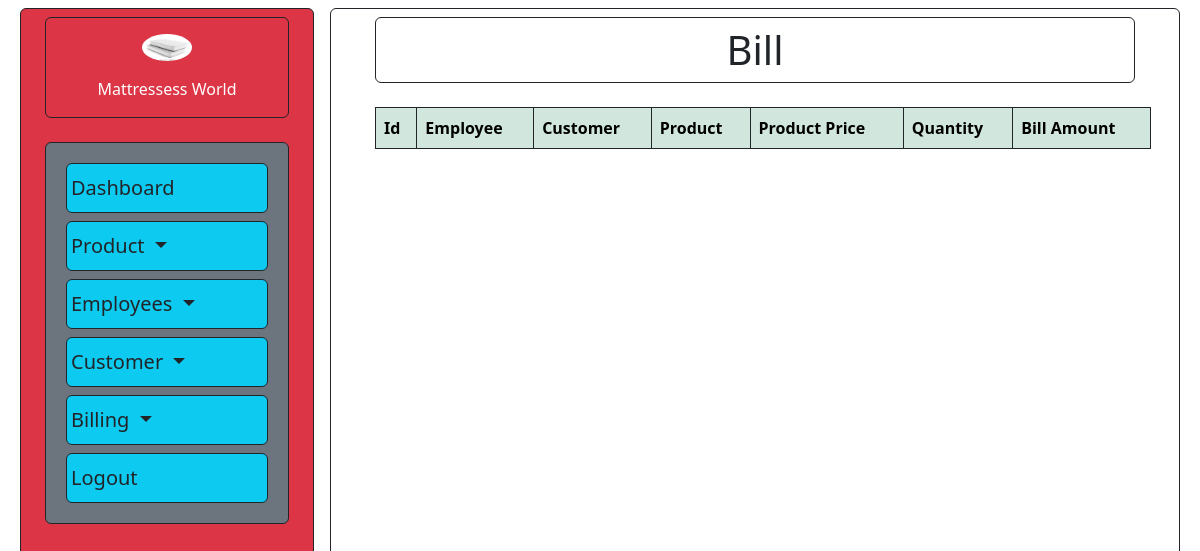
/bill/ (signed in), run on an earlier commit of the app's database.
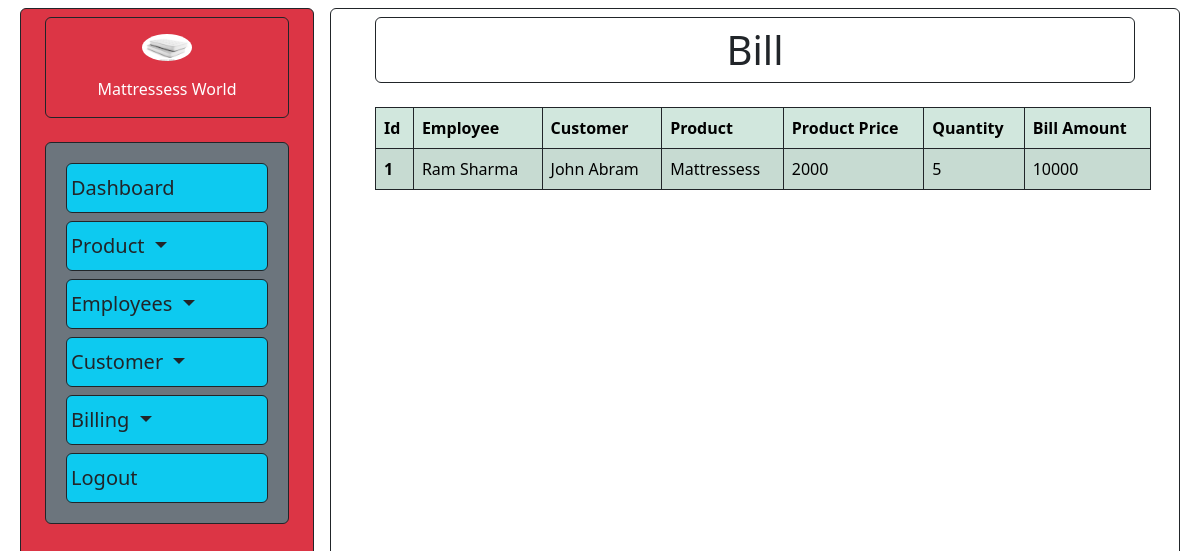
And on a later commit of the database.
### app/models.py (models this page shows, shortened)
class Billing(models.Model):
    bill_id = models.AutoField(primary_key=True)
    employee = models.ForeignKey(Employee, on_delete=models.CASCADE)
    customer = models.ForeignKey(Customer, on_delete=models.CASCADE)
    product = models.ForeignKey(Product, on_delete=models.CASCADE)
    quantity = models.IntegerField()
    def product_price(self):
        return self.product.price
    def bill_amount(self):
        return self.product_price()*self.quantity

class Employee(models.Model):
    employee_id = models.AutoField(primary_key=True)
    employee_name = models.CharField(max_length=100)
    employee_mobile_no = models.CharField(max_length=20)
    employee_address = models.TextField()
    employee_salary = models.IntegerField()
    def __str__(self):
        return self.employee_name

class Customer(models.Model):
    customer_id = models.AutoField(primary_key=True)
    customer_name = models.CharField(max_length=100)
    customer_mob_no = models.CharField(max_length=10)
    customer_address = models.TextField()
    def __str__(self):
        return self.customer_name

class Product(models.Model):
    product_id = models.AutoField(primary_key=True)
    product_name = models.CharField(max_length=100)
    description = models.TextField()
    price = models.IntegerField()
    quantity = models.IntegerField()
    timestamp = models.DateTimeField(auto_now_add=True)
    def __str__(self):
        return self.product_name

### app/views.py (the view)
# urls.py: path('bill/',views.bill,name='bill'),
@login_required(login_url='login')
def bill(request):
    bill = Billing.objects.all()
    return render(request,'billing.html',context={'bill':bill})

### templates/billing.html (shortened to what this page needs)
{% extends 'base.html' %}
{% load static %}
{% block body %}
<div class="container">
    <h1 class="font-weight-bold text-center m-2 p-2 border border-dark rounded">Bill</h1>
    <table class="table table-success table-striped table-bordered border-dark m-2 mt-4">
        <thead>
          <tr>
            <th scope="col">Id</th>
            <th scope="col">Employee</th>
            <th scope="col">Customer</th>
            <th scope="col">Product</th>
            <th scope="col">Product Price</th>
            <th scope="col">Quantity</th>
            <th scope="col">Bill Amount</th>
          </tr>
        </thead>
        <tbody>
          {% for b in bill %}
          <tr>
            <th scope="row">{{b.bill_id}}</th>
            <td>{{b.employee}}</td>
            <td>{{b.customer}}</td>
            <td>{{b.product}}</td>
            <td>{{b.product_price}}</td>
            <td>{{b.quantity}}</td>
            <td>{{b.bill_amount}}</td>
          </tr>
          {% endfor %}
        </tbody>
      </table>
</div>
{% endblock body %}

What changed in the data, as far as the page shows it:
added Billing: bill_id "1", employee "Ram Sharma", customer "John Abram", product "Mattressess", product_price "2000", quantity "5", bill_amount "10000"
